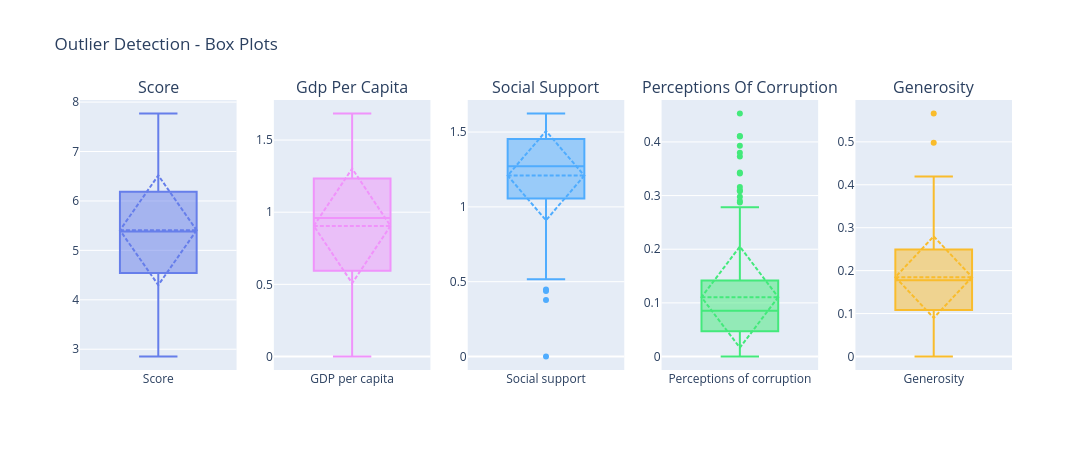

Notebook source saved alongside this figure:
### Markdown cell above
## 7. Outlier Detection (IQR Method)

### Code cell
# Select features with potential outliers
features = ['Score', 'GDP per capita', 'Social support', 'Perceptions of corruption', 'Generosity']

# Create box plots
fig = make_subplots(
    rows=1, cols=len(features),
    subplot_titles=[f.replace('_', ' ').title() for f in features]
)

colors = ['#667eea', '#f093fb', '#4facfe', '#43e97b', '#f9bc2c']

for idx, (feature, color) in enumerate(zip(features, colors), 1):
    fig.add_trace(
        go.Box(y=df[feature], name=feature, marker_color=color, boxmean='sd'),
        row=1, col=idx
    )

fig.update_layout(
    title_text='Outlier Detection - Box Plots',
    showlegend=False,
    height=450,
    width=1200
)

fig.show()

# IQR method
print("\n--- IQR Outlier Detection ---")
for feature in features:
    Q1 = df[feature].quantile(0.25)
    Q3 = df[feature].quantile(0.75)
    IQR = Q3 - Q1
    
    lower_bound = Q1 - 1.5 * IQR
    upper_bound = Q3 + 1.5 * IQR
    
    outliers = df[(df[feature] < lower_bound) | (df[feature] > upper_bound)]
    
    if len(outliers) > 0:
        print(f"\n{feature}:")
        print(f"  Q1: {Q1:.2f}, Q3: {Q3:.2f}, IQR: {IQR:.2f}")
        print(f"  Bounds: [{lower_bound:.2f}, {upper_bound:.2f}]")
        print(f"  Outliers: {len(outliers)} ({len(outliers)/len(df)*100:.2f}%)")
        print(f"  Outlier range: [{outliers[feature].min():.2f}, {outliers[feature].max():.2f}]")

### Figure 1 — Plotly figure (JSON) as saved in the notebook; plotly's stock layout.template omitted (floating-point values rounded to 4 significant figures; data arrays with more than 128 entries replaced by an {"elided": "..."} marker saying what was removed)
{"data": [{"boxmean": "sd", "marker": {"color": "#667eea"}, "name": "Score", "type": "box", "xaxis": "x", "y": {"elided": "156 float values"}, "yaxis": "y"}, {"boxmean": "sd", "marker": {"color": "#f093fb"}, "name": "GDP per capita", "type": "box", "xaxis": "x2", "y": {"elided": "156 float values"}, "yaxis": "y2"}, {"boxmean": "sd", "marker": {"color": "#4facfe"}, "name": "Social support", "type": "box", "xaxis": "x3", "y": {"elided": "156 float values"}, "yaxis": "y3"}, {"boxmean": "sd", "marker": {"color": "#43e97b"}, "name": "Perceptions of corruption", "type": "box", "xaxis": "x4", "y": {"elided": "156 float values"}, "yaxis": "y4"}, {"boxmean": "sd", "marker": {"color": "#f9bc2c"}, "name": "Generosity", "type": "box", "xaxis": "x5", "y": {"elided": "156 float values"}, "yaxis": "y5"}], "layout": {"annotations": [{"font": {"size": 16}, "showarrow": false, "text": "Score", "x": 0.084, "xanchor": "center", "xref": "paper", "y": 1, "yanchor": "bottom", "yref": "paper"}, {"font": {"size": 16}, "showarrow": false, "text": "Gdp Per Capita", "x": 0.292, "xanchor": "center", "xref": "paper", "y": 1, "yanchor": "bottom", "yref": "paper"}, {"font": {"size": 16}, "showarrow": false, "text": "Social Support", "x": 0.5, "xanchor": "center", "xref": "paper", "y": 1, "yanchor": "bottom", "yref": "paper"}, {"font": {"size": 16}, "showarrow": false, "text": "Perceptions Of Corruption", "x": 0.708, "xanchor": "center", "xref": "paper", "y": 1, "yanchor": "bottom", "yref": "paper"}, {"font": {"size": 16}, "showarrow": false, "text": "Generosity", "x": 0.916, "xanchor": "center", "xref": "paper", "y": 1, "yanchor": "bottom", "yref": "paper"}], "height": 450, "showlegend": false, "title": {"text": "Outlier Detection - Box Plots"}, "width": 1200, "xaxis": {"anchor": "y", "domain": [0, 0.168]}, "xaxis2": {"anchor": "y2", "domain": [0.208, 0.376]}, "xaxis3": {"anchor": "y3", "domain": [0.416, 0.584]}, "xaxis4": {"anchor": "y4", "domain": [0.624, 0.792]}, "xaxis5": {"anchor": "y5", "domain": [0.832, 1]}, "yaxis": {"anchor": "x", "domain": [0, 1]}, "yaxis2": {"anchor": "x2", "domain": [0, 1]}, "yaxis3": {"anchor": "x3", "domain": [0, 1]}, "yaxis4": {"anchor": "x4", "domain": [0, 1]}, "yaxis5": {"anchor": "x5", "domain": [0, 1]}}}
